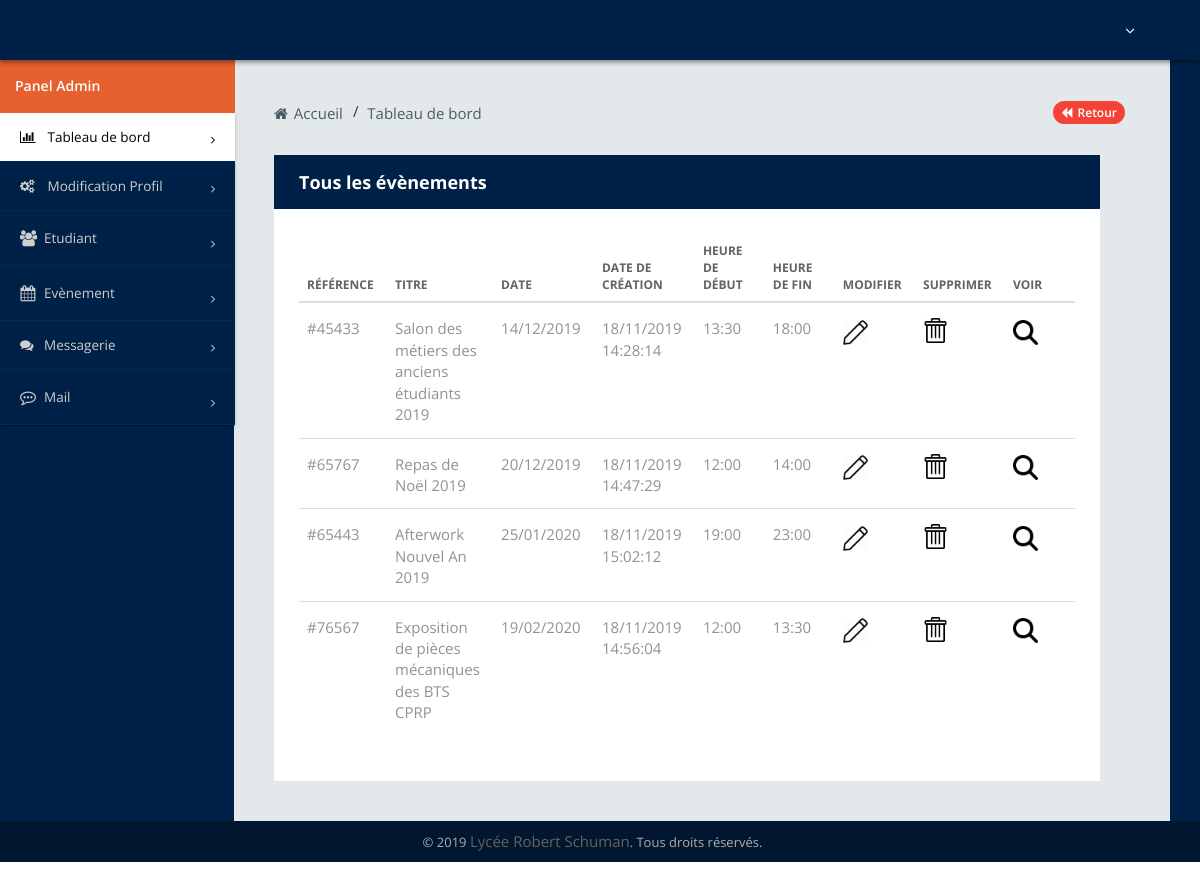
Screenshot of /src/view/admin/admin-event-all.php with the database file from the repository.
### tables this page shows
CREATE TABLE IF NOT EXISTS `event` (
  `ID` int(10) UNSIGNED NOT NULL AUTO_INCREMENT,
  `Titre` varchar(100) NOT NULL,
  `Sujet` varchar(255) NOT NULL,
  `DateAddEvent` datetime NOT NULL DEFAULT CURRENT_TIMESTAMP,
  `Description` longtext NOT NULL,
  `Lieu` varchar(255) NOT NULL,
  `Date_event` date NOT NULL,
  `Heure_deb` time NOT NULL,
  `Heure_fin` time NOT NULL,
  `ref_event` int(6) NOT NULL,
  PRIMARY KEY (`ID`)
);

### src/model/connexionPDO.php (called while the page is built, shortened)
<?php
Class connexionpdo {
    public function __construct($sql = ["localhost", "lrs", "root", ""])
    {
        try {
            $this->bdd = new PDO("mysql:host={$sql[0]};dbname={$sql[1]}", $sql[2], $sql[3]);
            $this->bdd->exec("SET CHARACTER SET utf8");
        } catch (Exception $e) {
            die('Erreur : ' . $e->getMessage());
        }
    }
    public function pdo_start() {
        return $this->bdd;
    }
}

### src/model/event_manager.php (called while the page is built, shortened)
<?php
require_once($_SERVER["DOCUMENT_ROOT"].'/lrs/src/model/connexionPDO.php');
class event_manager
{
    public function selectEvents()
    {
        $pdo = new connexionpdo();
        $prepare = $pdo->pdo_start()->prepare("SELECT * FROM event ORDER BY Date_event ASC ");
        $prepare->execute();
        $result = $prepare->fetchAll();
        return $result;
    }
}
?>

### src/view/admin/admin-event-all.php (the view, shortened to what this page needs)
<?php include "../../include/head.php"?>
<body>
<div class="container-fluid sb1">
    <div class="row">
        <?php include "include/header.php"?>
    </div>
</div>
<div class="container-fluid sb2">
    <div class="row">
        <div class="sb2-1">
            <div class="sb2-12">
                <ul>
                        <h5>Panel Admin</h5>
                </ul>
            </div>
            <div class="sb2-13">
                <ul class="collapsible" data-collapsible="accordion">
                    <?php include "include/left-menu.php"?>
            </div>
        </div>
        <div class="sb2-2">
            <?php include "include/breadcrumbs.php"?>
                <div class="sb2-2-3">
                    <div class="row">
                        <div class="col-md-12">
                            <div class="box-inn-sp">
                                <div class="inn-title">
									<h4>Tous les évènements</h4>
                                </div>
                                <div class="tab-inn">
                                    <div style=" display: flex; flex-wrap: nowrap; overflow: auto;" class="table-responsive table-desi">
                                        <table  class="table table-hover">
                                            <thead>
                                                <tr>
                                                    <th class="col-sm-1">Référence</th>
													<th class="col-sm-1">Titre</th>
                                                    <th class="col-sm-1">Date</th>
													<th class="col-sm-1">Date de création</th>
													<th class="col-sm-1">Heure de début</th>
													<th class="col-sm-1">Heure de fin</th>
													<th class="col-sm-1">Modifier</th>
													<th class="col-sm-1">Supprimer</th>
													<th class="col-sm-1">Voir</th>
                                                </tr>
                                            </thead>
                                            <tbody>
                                            <?php
                                            require_once($_SERVER["DOCUMENT_ROOT"] . '/lrs/src/model/event_manager.php');
                                            $membre = new event_manager();
                                            $result = $membre->selectEvents();
                                            foreach($result as $r){
                                            ?>
                                                <tr>
                                                    <td class="col-sm-1">#<?php echo $r['ref_event'] ?></td>
                                                    <td class="col-sm-1"><?php echo $r['Titre'] ?></td>
                                                    <td class="col-sm-1"><?php $format = $r['Date_event'];
                                                        $date = date('d/m/Y', strtotime($format));
                                                        echo $date; ?></td>
													<td class="col-sm-1"><?php $format = $r['DateAddEvent'];
                                                        $date = date('d/m/Y H:i:s', strtotime($format));
                                                        echo $date; ?></td>
													<td class="col-sm-1"><?php echo date('H:i', strtotime($r['Heure_deb'])) ?></td>
													<td class="col-sm-1"><?php echo date('H:i', strtotime($r['Heure_fin'])) ?></td>
													<td class="col-sm-1"><a href="admin-event-edit.php?id=<?php echo $r['ID'] ?>" >
                                                            <img src="/lrs/assets/images/71-512.png" alt="" height="25" width="25"></a></td>
                                                    <td>
                                                        <img onClick="deleteme(<?php echo $r['ID']; ?>)" src="/lrs/assets/images/recyclebin-512.png" alt="" height="25" width="25">
                                                    </td>
                                                    <td class="col-sm-1"><a href="admin-one-event.php?id=<?php echo $r['ID'] ?>" >
                                                            <img src="/lrs/assets/images/loupe.png" alt="" height="25" width="25"></a></td>
                                                </tr>
                                            <?php } ?>
                                            </tbody>
                                        </table>
                                    </div>
                                </div>
                            </div>
                        </div>
                    </div>
                </div>
            </div>
        </div>
<section>
    <?php include "include/footer.php"?>
</section>
</body>
</html>

### rows the page displays
event: ref_event "45433", Titre "Salon des métiers des anciens étudiants 2019", Date_event "14/12/2019", DateAddEvent "18/11/2019 14:28:14", Heure_deb "13:30", Heure_fin "18:00"
event: ref_event "65767", Titre "Repas de Noël 2019", Date_event "20/12/2019", DateAddEvent "18/11/2019 14:47:29", Heure_deb "12:00", Heure_fin "14:00"
event: ref_event "65443", Titre "Afterwork Nouvel An 2019", Date_event "25/01/2020", DateAddEvent "18/11/2019 15:02:12", Heure_deb "19:00", Heure_fin "23:00"
event: ref_event "76567", Titre "Exposition de pièces mécaniques des BTS CPRP", Date_event "19/02/2020", DateAddEvent "18/11/2019 14:56:04", Heure_deb "12:00", Heure_fin "13:30"
